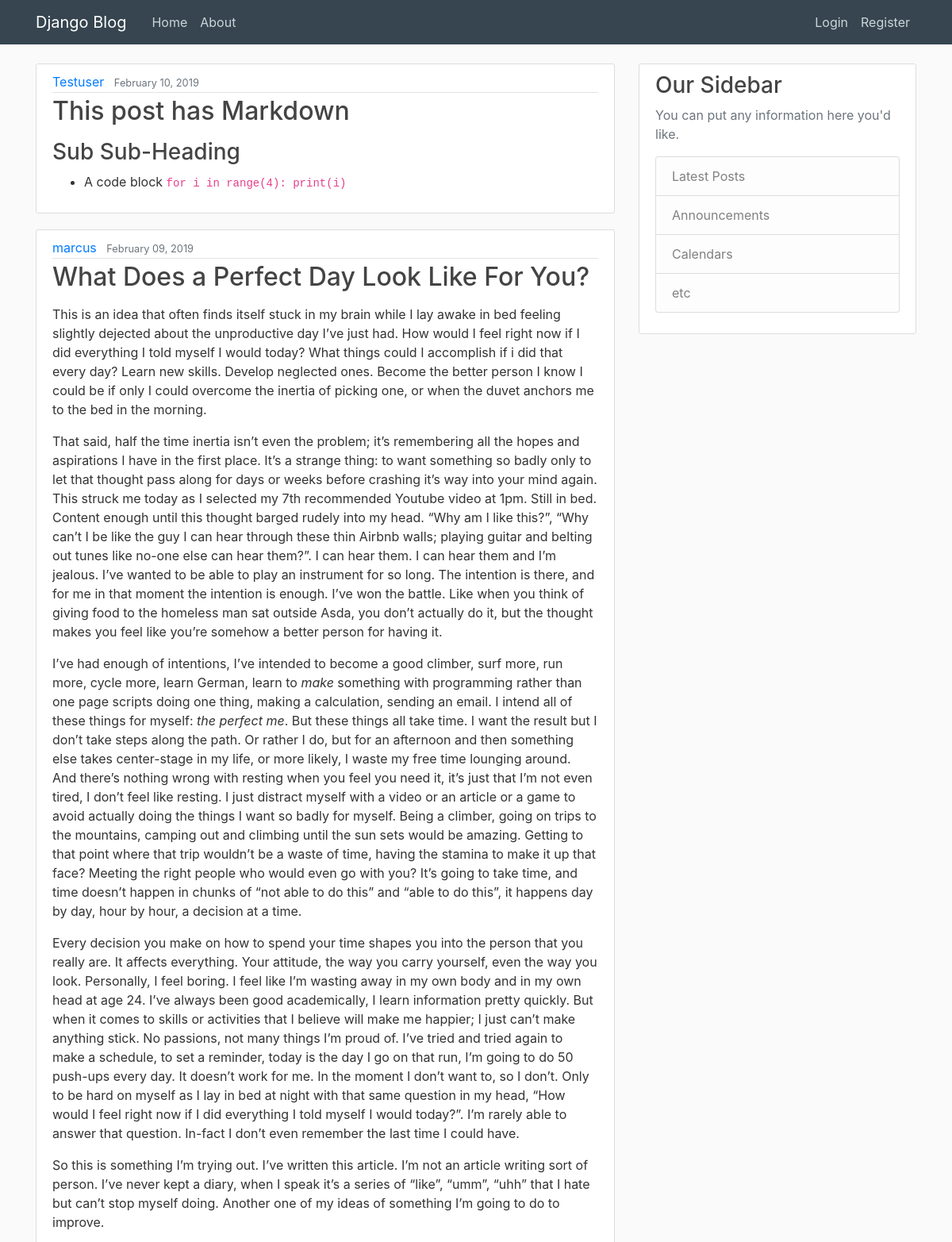
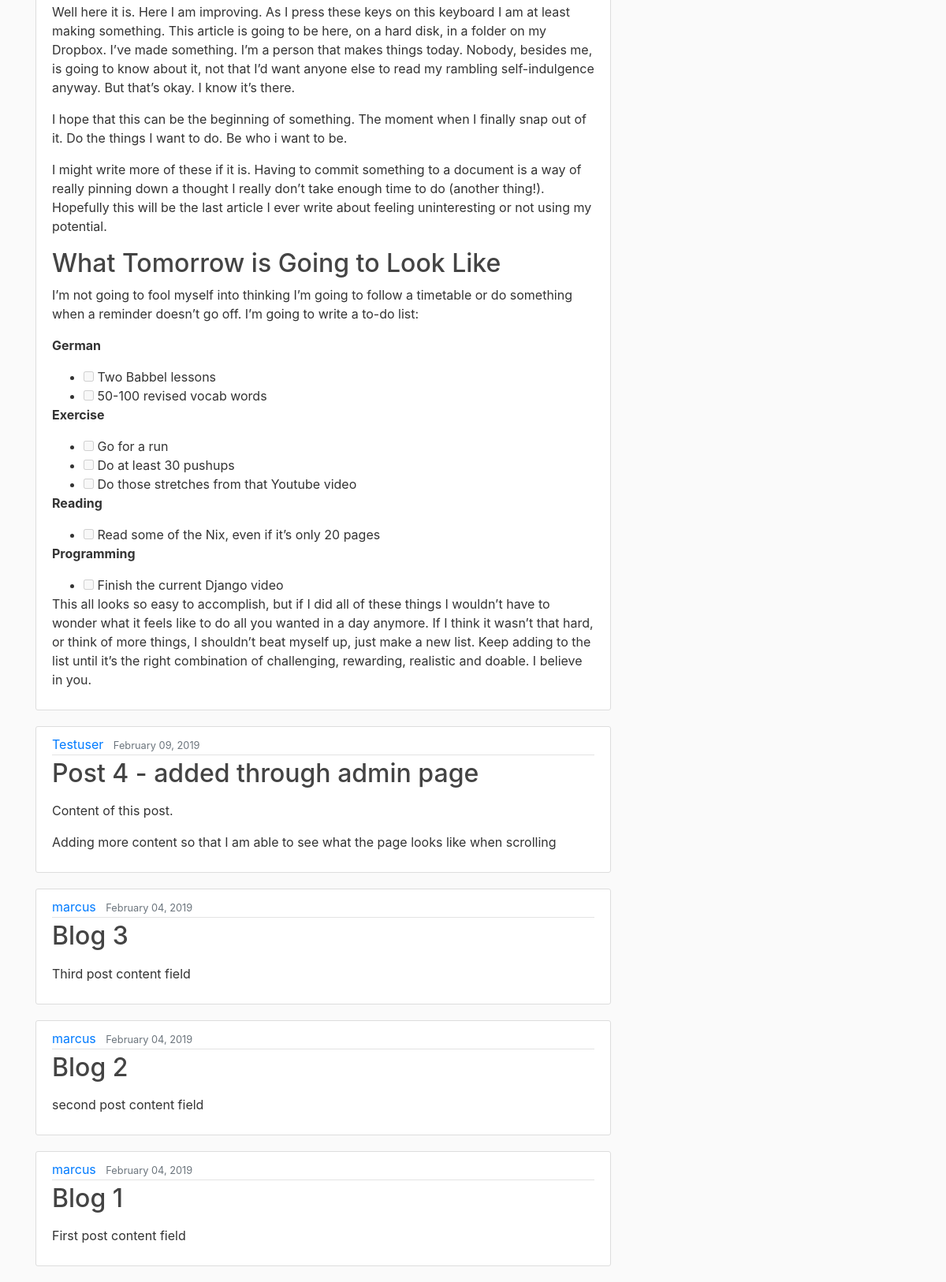
The page / on the database its author committed (2 pictures, top to bottom).
### blog/models.py (models this page shows, shortened)
class Post(models.Model):  # Inherits from database model (creates entries in a DB when the fields are filled)
    title = models.CharField(max_length=100)
    content = models.TextField()
    date_posted = models.DateTimeField(default=timezone.now)
    author = models.ForeignKey(User, on_delete=models.CASCADE)
    def content_as_markdown(self):
        return mark_safe(markdown(self.content, safe_mode='escape'))  # TODO Put some HTML XSS filtering in (security)

### blog/views.py (the view)
# urls.py: path('', views.home, name='blog-home'),
def home(request):
    context = {
        'posts': reversed(Post.objects.all()) # showing posts latest first
    }
    return render(request, 'blog/home.html', context)

### blog/templates/blog/home.html
{% extends "blog/base.html" %}
{% block content %}
    {% for post in posts %}
    <article class="media content-section">
        <div class="media-body">
            <div class="article-metadata">
                <a class="mr-2" href="#">{{ post.author }}</a>
                <small class="text-muted">{{ post.date_posted|date:'F d, Y' }}</small>
            </div>
            <h2><a class="article-title" href="#">{{ post.title }}</a></h2>
            <p class="article-content">{{ post.content_as_markdown }}</p>
        </div>
    </article>
    {% endfor %}
{% endblock content %}

### blog/templates/blog/base.html (shortened to what this page needs)
{% load static %}
<!DOCTYPE html>
<html>
<head>
    <link rel="stylesheet" href="https://maxcdn.bootstrapcdn.com/bootstrap/4.0.0/css/bootstrap.min.css">
    <link rel="stylesheet" type="text/css" href="{% static 'blog/main.css' %}">
</head>
<body>
    <header class="site-header">
        <nav class="navbar navbar-expand-md navbar-dark bg-steel fixed-top">
            <div class="container">
                <a class="navbar-brand mr-4" href="{% url 'blog-home' %}">Django Blog</a>
                    <div class="collapse navbar-collapse" id="navbarToggle">
                        <div class="navbar-nav mr-auto">
                            <a class="nav-item nav-link" href="{% url 'blog-home' %}">Home</a>
                            <a class="nav-item nav-link" href="{% url 'blog-about' %}">About</a>
                        </div>
                        <div class="navbar-nav">
                        {% if user.is_authenticated %}
                            <a class="nav-item nav-link" href="{% url 'logout' %}">Logout</a>
                        {% else %}
                            <a class="nav-item nav-link" href="{% url 'login' %}">Login</a>
                            <a class="nav-item nav-link" href="{% url 'register' %}">Register</a>
                        {% endif %}
                        </div>
                    </div>
            </div>
        </nav>
    </header>
    <main role="main" class="container">
        <div class="row">
            <div class="col-md-8">
            {% block content %}{% endblock %}
            </div>
            <div class="col-md-4">
            <div class="content-section">
                <h3>Our Sidebar</h3>
                <p class='text-muted'>You can put any information here you'd like.
                <ul class="list-group">
                    <li class="list-group-item list-group-item-light">Latest Posts</li>
                    <li class="list-group-item list-group-item-light">Announcements</li>
                    <li class="list-group-item list-group-item-light">Calendars</li>
                    <li class="list-group-item list-group-item-light">etc</li>
                </ul>
                </p>
            </div>
            </div>
        </div>
    </main>
</body>
</html>

### blog/static/blog/main.css (style rules this page uses)
body { background: #fafafa; color: #333333; margin-top: 5rem; }
h1, h2, h3, h4, h5, h6 { color: #444444; }
ul { margin: 0; }
.bg-steel { background-color: #36454f; }
.site-header .navbar-nav .nav-link { color: #cbd5db; }
.content-section { background: #ffffff; padding: 10px 20px; border: 1px solid #dddddd; border-radius: 3px; margin-bottom: 20px; }
.article-title { color: #444444; }
.article-content { white-space: pre-line; }
.article-metadata { padding-bottom: 1px; margin-bottom: 4px; border-bottom: 1px solid #e3e3e3 }

### rows shown on the page
Post: author "Testuser", date_posted "February 10, 2019", title "This post has Markdown", content_as_markdown "Sub Sub-Heading A code block for i in range(4): print(i)"
Post: author "marcus", date_posted "February 09, 2019", title "What Does a Perfect Day Look Like For You?"
Post: author "Testuser", date_posted "February 09, 2019", title "Post 4 - added through admin page", content_as_markdown "Content of this post. Adding more content so that I am able to see what the page looks like when scrolling"
Post: author "marcus", date_posted "February 04, 2019", title "Blog 3", content_as_markdown "Third post content field"
Post: author "marcus", date_posted "February 04, 2019", title "Blog 2", content_as_markdown "second post content field"
Post: author "marcus", date_posted "February 04, 2019", title "Blog 1", content_as_markdown "First post content field"
